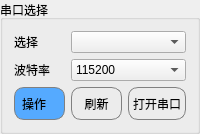
         <widget class="QGroupBox" name="groupBox_4">
          <property name="styleSheet">
           <string notr="true"/>
          </property>
          <property name="title">
           <string>串口选择</string>
          </property>
          <layout class="QGridLayout" name="gridLayout_5">
           <item row="1" column="0">
            <widget class="QLabel" name="label_29">
             <property name="text">
              <string>波特率</string>
             </property>
            </widget>
           </item>
           <item row="0" column="0">
            <widget class="QLabel" name="label_30">
             <property name="maximumSize">
              <size>
               <width>90</width>
               <height>16777215</height>
              </size>
             </property>
             <property name="text">
              <string>选择</string>
             </property>
            </widget>
           </item>
           <item row="1" column="1" colspan="2">
            <widget class="QComboBox" name="comboBox_baud_2">
             <property name="sizeAdjustPolicy">
              <enum>QComboBox::AdjustToMinimumContentsLength</enum>
             </property>
             <item>
              <property name="text">
               <string>115200</string>
              </property>
             </item>
             <item>
              <property name="text">
               <string>9600</string>
              </property>
             </item>
             <item>
              <property name="text">
               <string>38400</string>
              </property>
             </item>
            </widget>
           </item>
           <item row="2" column="0">
            <widget class="QLabel" name="label_31">
             <property name="styleSheet">
              <string notr="true">background:rgb(85, 170, 255);
border:1px solid gray;
        width:300px;
        border-radius:10px;
        padding:2px 4px;</string>
             </property>
             <property name="text">
              <string>操作</string>
             </property>
            </widget>
           </item>
           <item row="0" column="1" colspan="2">
            <widget class="QComboBox" name="comboBox_com_2">
             <property name="sizeAdjustPolicy">
              <enum>QComboBox::AdjustToMinimumContentsLength</enum>
             </property>
            </widget>
           </item>
           <item row="2" column="2">
            <widget class="QPushButton" name="pushButton_uart_sw_2">
             <property name="minimumSize">
              <size>
               <width>0</width>
               <height>33</height>
              </size>
             </property>
             <property name="styleSheet">
              <string notr="true">border:1px solid gray;
        border-radius:10px;
        padding:2px 4px;</string>
             </property>
             <property name="text">
              <string>打开串口</string>
             </property>
            </widget>
           </item>
           <item row="2" column="1">
            <widget class="QPushButton" name="pushButton_uart_rfresh_2">
             <property name="sizePolicy">
              <sizepolicy hsizetype="Minimum" vsizetype="Fixed">
               <horstretch>0</horstretch>
               <verstretch>0</verstretch>
              </sizepolicy>
             </property>
             <property name="minimumSize">
              <size>
               <width>0</width>
               <height>33</height>
              </size>
             </property>
             <property name="baseSize">
              <size>
               <width>0</width>
               <height>0</height>
              </size>
             </property>
             <property name="layoutDirection">
              <enum>Qt::LeftToRight</enum>
             </property>
             <property name="styleSheet">
              <string notr="true">border:1px solid gray;
        border-radius:10px;
        padding:2px 4px;</string>
             </property>
             <property name="text">
              <string>刷新</string>
             </property>
             <property name="iconSize">
              <size>
               <width>12</width>
               <height>12</height>
              </size>
             </property>
            </widget>
           </item>
          </layout>
         </widget>
